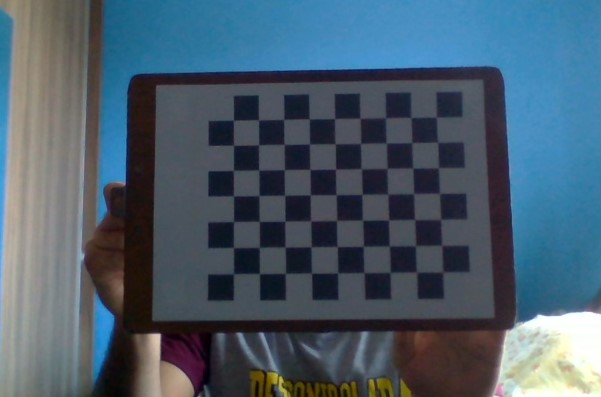
#> input picture Camera_calibration/Imagens/imagem1.jpg, 601 x 397 px; its folder holds only this picture in this run
$ python calibra.py
#> lines starting #> are read from the running program, lines starting #| are printed output that depends on the picture; after the words box and inside, x2 and y2 are one past the last pixel; in counts of white or black regions, pixels touching at a corner belong together
# Autor: Matheus Teixeira de Sousa
# E-mail: teixeira.sousa@aluno.unb.br
# Disciplina: Princípios de Visão Computacional
#
# Programa baseado no artigo de Kaustubh Sadekar e Satya Mallick, disponível em
# https://learnopencv.com/camera-calibration-using-opencv/
#
# Calibra a webcam a partir de um conjunto de fotos de um tabuleiro de xadrez
# e fornece a matriz de projeção P, a matriz de parâmetros intrínsecos K, a matriz
# de rotação R, o vetor de translação t e os parâmetros de distorção radial.

#!/usr/bin/env python

import cv2 as cv
import numpy as np
import glob

# Função que escreve o arquivo com os parâmetros da câmera
def escreve_arquivo(arquivo, matrix_p, matrix_k, matrix_r, vect_t, distortion):
    arquivo.write('Matriz K: \n')
    arquivo.write(str(matrix_k))
    arquivo.write('\n\nMatriz R: \n')
    arquivo.write(str(matrix_r))
    arquivo.write('\n\nVetor t: \n')
    arquivo.write(str(vect_t))
    arquivo.write('\n\nMatriz P: \n')
    arquivo.write(str(matrix_p))
    arquivo.write('\n\nParâmetros de distorção: \n')
    arquivo.write(str(distortion))

# Define as dimensões do tabuleiro de xadrez
CHECKERBOARD = (7,9)
criteria = (cv.TERM_CRITERIA_EPS + cv.TERM_CRITERIA_MAX_ITER, 30, 0.001)

# Cria os vetores para guardar vetores dos pontos 3D e 2D de cada imagem do tabuleiro
obj_points = []
img_points = []

# Define as coordenadas para os pontos 3D no mundo
world_obj_p = np.zeros((1, CHECKERBOARD[0] * CHECKERBOARD[1], 3), np.float32)
world_obj_p[0,:,:2] = np.mgrid[0:CHECKERBOARD[0], 0:CHECKERBOARD[1]].T.reshape(-1, 2)
prev_img_shape = None

# Lê o pacote das imagens capturadas com final .jpg num diretório específico
images = glob.glob('.\Imagens\*.jpg')
for fname in images:
    img = cv.imread(fname)
#> img is the input picture: shape (397, 601, 3); mean B, G, R 107.4, 92.5, 74
    gray = cv.cvtColor(img,cv.COLOR_BGR2GRAY)
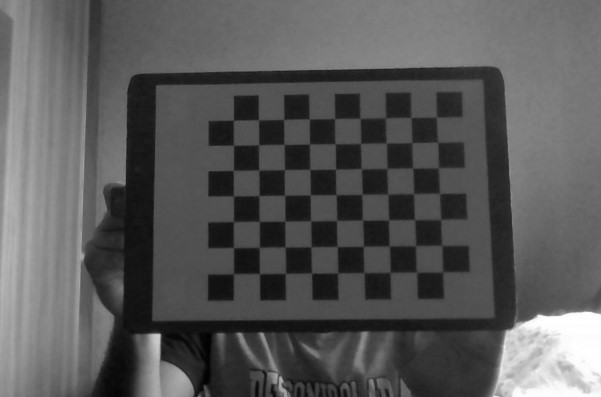
#> gray: shape (397, 601); min 1, max 255, mean 88.7

    # Encontra os cantos do tabuleiro
    result, corners = cv.findChessboardCorners(gray, CHECKERBOARD, cv.CALIB_CB_ADAPTIVE_THRESH + cv.CALIB_CB_FAST_CHECK + cv.CALIB_CB_NORMALIZE_IMAGE)
#> result = True; corners = 63 rows, first 8: [435.6, 115.7], [435.5, 142.3], [438.5, 168.1], [440, 193.5], [441.3, 219.8], [441.9, 245.3], [443.6, 270.8], [410.8, 118]

    # Verifica se o número de cantos foi encontrado e, caso verdadeiro,
    # refina as coordenadas dos pixels e os exibe na imagem
    if result == True:
        obj_points.append(world_obj_p)
        # Refina a coordenada dos pixels para determinados pontos 2D
        corners_new = cv.cornerSubPix(gray, corners, (11,11),(-1,-1), criteria)
#> corners_new = 63 rows, first 8: [436.3, 117.2], [437.6, 142.2], [438.4, 167.8], [439.6, 193.3], [440.8, 219.5], [441.8, 245.3], [442.6, 272], [410.9, 117.5]
        img_points.append(corners_new)

        # Exibe os cantos encontrados
        img = cv.drawChessboardCorners(img, CHECKERBOARD, corners_new, result)
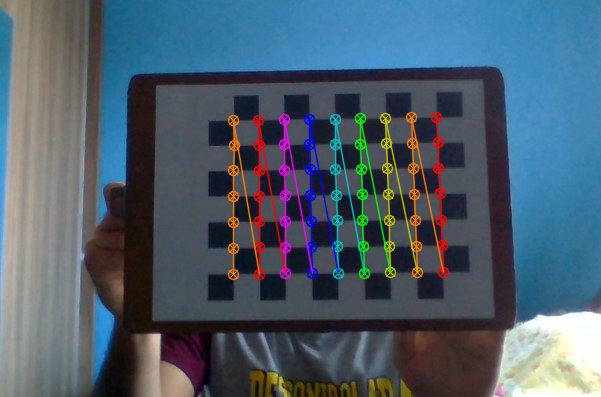
#> img: shape (397, 601, 3); 5.26% of pixels changed, all inside (x1, y1, x2, y2) = (227, 111, 450, 281)

        cv.imshow('imagem',img)
        cv.waitKey(500)

cv.destroyAllWindows()

# Calibra a câmera a partir dos pontos 3D conhecidos e das coordenadas correspondentes
# Retorna a matriz K, os parâmetros de distorção, o vetor t e o vetor de rotação R
result, matrix_k, distortion, r_vect, t_vect = cv.calibrateCamera(obj_points, img_points, gray.shape[::-1], None, None)
#> result = 0.123; matrix_k = [[797.7, 0, 243.7], [0, 814.8, 238.5], [0, 0, 1]]; distortion = [[0.0185, -0.497, -0.00472, 0.00278, -1.3]]; r_vect = ([-0.0969, 0.152, 1.56],); t_vect = ([7.58, -4.67, 31.43],)

# Converte o vetor de rotação R na matriz de rotação R
# Utiliza os dados da primeira imagem
rotation_mat = np.zeros(shape=(3, 3))
matrix_r = cv.Rodrigues(r_vect[0], rotation_mat)[0]
#> matrix_r = [[0.00336, -0.999, 0.0356], [0.987, 0.00896, 0.158], [-0.158, 0.0347, 0.987]]

# Determina a matrix de projeção P a partir dos dados da primeira imagem
matrix_ext = np.column_stack((matrix_r, t_vect[0]))
#> matrix_ext = [[0.00336, -0.999, 0.0356, 7.58], [0.987, 0.00896, 0.158, -4.67], [-0.158, 0.0347, 0.987, 31.43]]
matrix_p = np.matmul(matrix_k, matrix_ext)
#> matrix_p = [[-35.87, -788.7, 268.9, 13708], [766.8, 15.56, 364, 3694.3], [-0.158, 0.0347, 0.987, 31.43]]

# Cria e escreve o arquivo com os parâmetros obtidos
arquivo = open('dados_camera.txt', 'w')
escreve_arquivo(arquivo, matrix_p, matrix_k, matrix_r, t_vect[0], distortion)
arquivo.close()

$ run again, on Camera_calibration/Imagens/imagem13.jpg
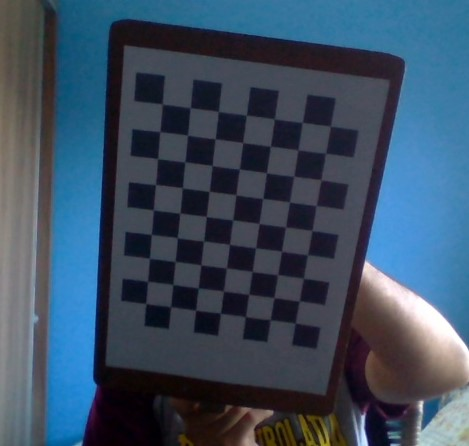
#> input picture Camera_calibration/Imagens/imagem13.jpg, 469 x 446 px
#> img is the input picture: shape (446, 469, 3); mean B, G, R 96.2, 77.1, 58.8
#> `gray = cv.cvtColor(img,cv.COLOR_BGR2GRAY)`:
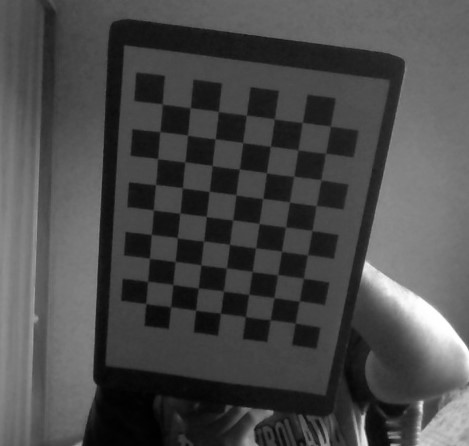
#> gray: shape (446, 469); min 0, max 255, mean 73.8
#> `result, corners = cv.findChessboardCorners(gray, CHECKERBOARD, cv.CALI..`: result = True; corners = 63 rows, first 8: [160.5, 104], [190.5, 107.6], [218.5, 111.5], [246.2, 115.1], [273.7, 119.7], [302, 122], [330.1, 126.8], [159.9, 131.1]
#> corners_new = 63 rows, first 8: [162.3, 104], [190.2, 107.8], [218.4, 111.5], [246.4, 115.1], [274.5, 118.8], [302.2, 122.4], [330.4, 126], [159.8, 131.6]
#> `img = cv.drawChessboardCorners(img, CHECKERBOARD, corners_new, result)`:
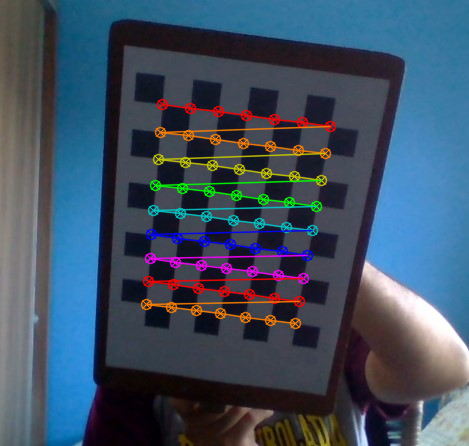
#> img: shape (446, 469, 3); 6.09% of pixels changed, all inside (x1, y1, x2, y2) = (140, 98, 337, 330)
#> `result, matrix_k, distortion, r_vect, t_vect = cv.calibrateCamera(obj_..`: result = 0.143; matrix_k = [[676.4, 0, 229.3], [0, 690.6, 211.6], [0, 0, 1]]; distortion = [[0.491, -30.07, 0.00496, -0.00125, 486.8]]; r_vect = ([0.398, 0.0199, 0.126],); t_vect = ([-2.37, -3.73, 23.9],)
#> matrix_r = [[0.992, -0.119, 0.0441], [0.127, 0.914, -0.385], [0.00545, 0.387, 0.922]]
#> matrix_ext = [[0.992, -0.119, 0.0441, -2.37], [0.127, 0.914, -0.385, -3.73], [0.00545, 0.387, 0.922, 23.9]]
#> matrix_p = [[672.1, 8.36, 241.2, 3876.4], [88.67, 713.3, -70.62, 2484.2], [0.00545, 0.387, 0.922, 23.9]]

$ run again, on Camera_calibration/Imagens/imagem14.jpg
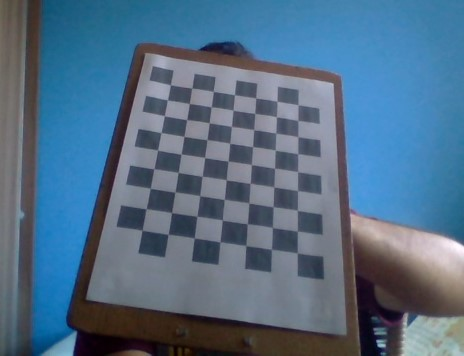
#> input picture Camera_calibration/Imagens/imagem14.jpg, 464 x 356 px
#> img is the input picture: shape (356, 464, 3); mean B, G, R 133, 109.3, 82.4
#> `gray = cv.cvtColor(img,cv.COLOR_BGR2GRAY)`:
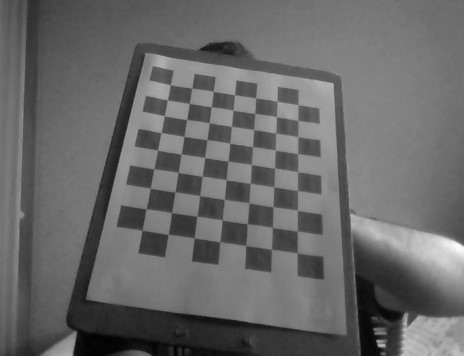
#> gray: shape (356, 464); min 2, max 252, mean 103.9
#> `result, corners = cv.findChessboardCorners(gray, CHECKERBOARD, cv.CALI..`: result = True; corners = 63 rows, first 8: [170.6, 84.93], [191.7, 88.14], [213.5, 91.51], [234.6, 94.61], [255.7, 98.02], [276.9, 101.4], [298.1, 105], [167.3, 99.83]
#> corners_new = 63 rows, first 8: [170.4, 84.91], [191.6, 88.09], [213.4, 91.26], [234.4, 94.79], [255.8, 97.87], [276.9, 101.4], [298.1, 104.6], [167.4, 99.95]
#> `img = cv.drawChessboardCorners(img, CHECKERBOARD, corners_new, result)`:
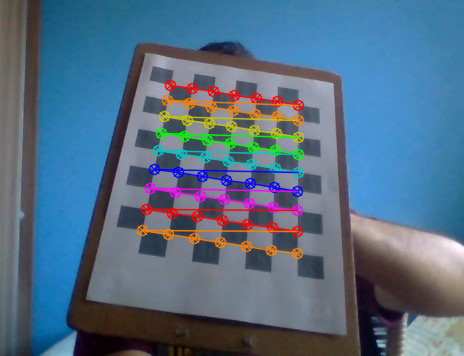
#> img: shape (356, 464, 3); 7.04% of pixels changed, all inside (x1, y1, x2, y2) = (136, 79, 305, 260)
#> `result, matrix_k, distortion, r_vect, t_vect = cv.calibrateCamera(obj_..`: result = 0.183; matrix_k = [[710.8, 0, 233.3], [0, 830, 174], [0, 0, 1]]; distortion = [[-0.637, 68.13, -0.00148, -0.0142, -2352.6]]; r_vect = ([-0.823, -0.0733, 0.112],); t_vect = ([-2.91, -3.55, 33.03],)
#> matrix_r = [[0.992, -0.0712, -0.109], [0.128, 0.674, 0.727], [0.0215, -0.735, 0.678]]
#> matrix_ext = [[0.992, -0.0712, -0.109, -2.91], [0.128, 0.674, 0.727, -3.55], [0.0215, -0.735, 0.678, 33.03]]
#> matrix_p = [[709.8, -222.1, 80.8, 5634.4], [110.1, 431.7, 721.6, 2797.9], [0.0215, -0.735, 0.678, 33.03]]

$ run again, on Camera_calibration/Imagens/imagem15.jpg
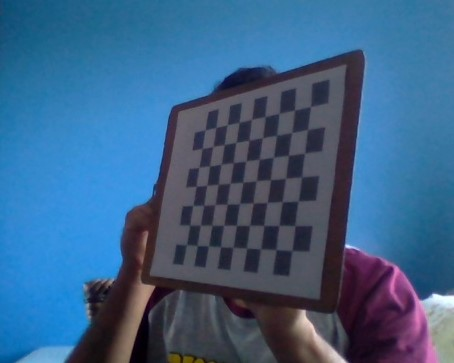
#> input picture Camera_calibration/Imagens/imagem15.jpg, 454 x 363 px
#> img is the input picture: shape (363, 454, 3); mean B, G, R 134.6, 97.5, 59.6
#> `gray = cv.cvtColor(img,cv.COLOR_BGR2GRAY)`:
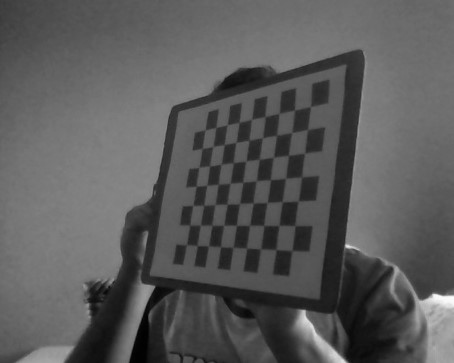
#> gray: shape (363, 454); min 0, max 251, mean 90.4
#> `result, corners = cv.findChessboardCorners(gray, CHECKERBOARD, cv.CALI..`: result = True; corners = 63 rows, first 8: [310.5, 106.7], [307.5, 129.5], [304.6, 153.5], [301.7, 177.4], [298.4, 200.9], [295.1, 226.2], [292.5, 250.3], [294.4, 109.9]
#> corners_new = 63 rows, first 8: [310.6, 106.5], [307.5, 129.5], [304.4, 153.1], [301.6, 176.7], [298.1, 201.2], [295, 225.5], [291.8, 250.6], [294.5, 110]
#> `img = cv.drawChessboardCorners(img, CHECKERBOARD, corners_new, result)`:
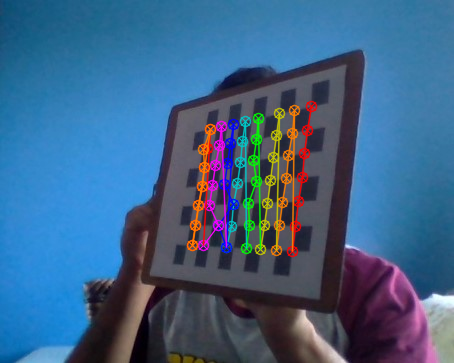
#> img: shape (363, 454, 3); 5.56% of pixels changed, all inside (x1, y1, x2, y2) = (186, 100, 318, 258)
#> `result, matrix_k, distortion, r_vect, t_vect = cv.calibrateCamera(obj_..`: result = 3.45; matrix_k = [[660.5, 0, 212.1], [0, 1509.4, 124.9], [0, 0, 1]]; distortion = [[25.97, -2809, 0.186, 1.15, 72825.1]]; r_vect = ([-0.257, 1.04, 1.51],); t_vect = ([6.19, -0.646, 58.15],)
#> matrix_r = [[-0.255, -0.883, 0.395], [0.684, 0.124, 0.719], [-0.684, 0.453, 0.572]]
#> matrix_ext = [[-0.255, -0.883, 0.395, 6.19], [0.684, 0.124, 0.719, -0.646], [-0.684, 0.453, 0.572, 58.15]]
#> matrix_p = [[-313.4, -486.9, 382.1, 16421.6], [946.7, 244.1, 1156.8, 6286.2], [-0.684, 0.453, 0.572, 58.15]]

$ run again, on Camera_calibration/Imagens/imagem10.jpg
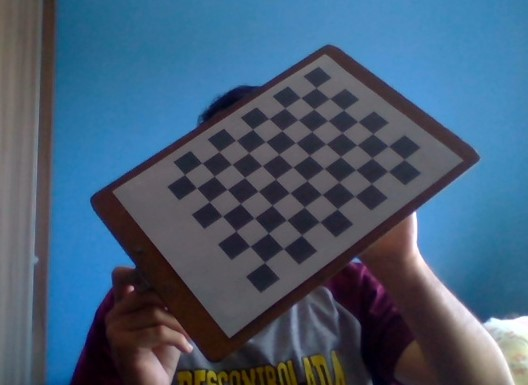
#> input picture Camera_calibration/Imagens/imagem10.jpg, 528 x 385 px
#> img is the input picture: shape (385, 528, 3); mean B, G, R 116.1, 92.8, 69.5
#> `gray = cv.cvtColor(img,cv.COLOR_BGR2GRAY)`:
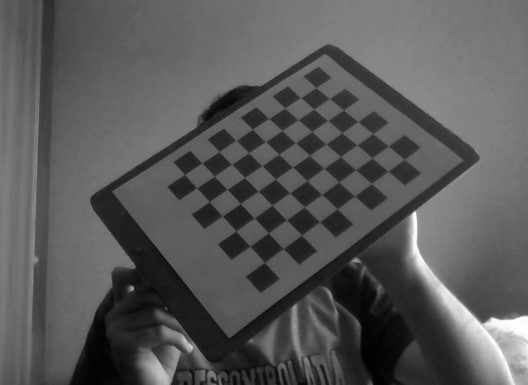
#> gray: shape (385, 528); min 1, max 255, mean 88.4
#> `result, corners = cv.findChessboardCorners(gray, CHECKERBOARD, cv.CALI..`: result = True; corners = 63 rows, first 8: [315.8, 87.74], [329.5, 98.36], [344.1, 109.9], [357.8, 121.7], [373.4, 134], [388.4, 146.6], [403.3, 159.4], [300.7, 97.74]
#> corners_new = 63 rows, first 8: [315.9, 87.6], [329.4, 98.44], [343.4, 110], [357.8, 121.5], [372.8, 133.6], [388.2, 146], [404.3, 159.4], [300.6, 97.58]
#> `img = cv.drawChessboardCorners(img, CHECKERBOARD, corners_new, result)`:
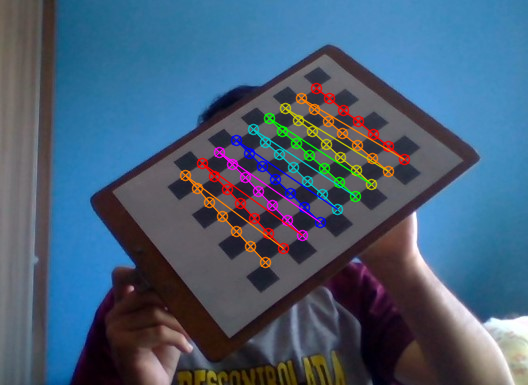
#> img: shape (385, 528, 3); 4.74% of pixels changed, all inside (x1, y1, x2, y2) = (179, 82, 411, 269)
#> `result, matrix_k, distortion, r_vect, t_vect = cv.calibrateCamera(obj_..`: result = 0.111; matrix_k = [[507.3, 0, 265.8], [0, 479.1, 206], [0, 0, 1]]; distortion = [[0.261, -7.2, -0.00622, 0.00173, 50.08]]; r_vect = ([-0.405, 0.303, 0.86],); t_vect = ([2.49, -6.21, 25.26],)
#> matrix_r = [[0.618, -0.781, 0.0951], [0.668, 0.585, 0.461], [-0.416, -0.221, 0.882]]
#> matrix_ext = [[0.618, -0.781, 0.0951, 2.49], [0.668, 0.585, 0.461, -6.21], [-0.416, -0.221, 0.882, 25.26]]
#> matrix_p = [[202.9, -454.8, 282.8, 7976.9], [234.3, 234.5, 402.7, 2227.2], [-0.416, -0.221, 0.882, 25.26]]
